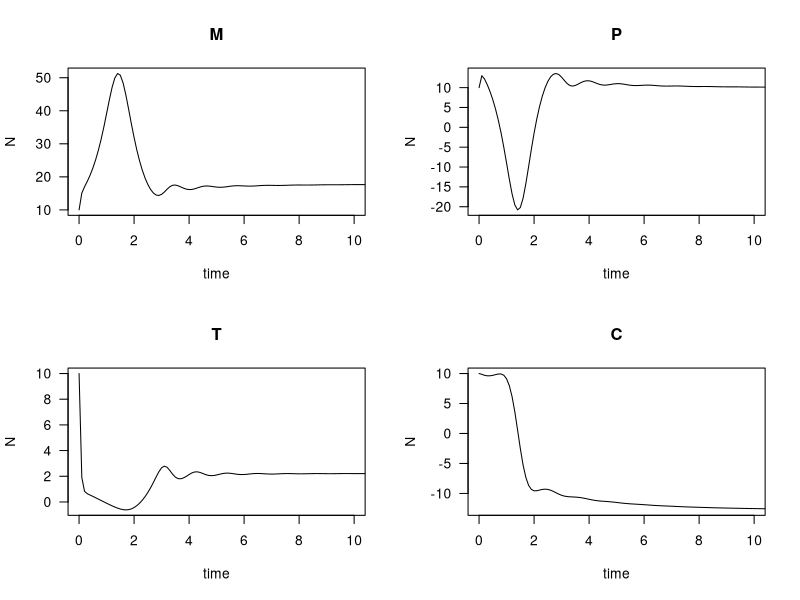
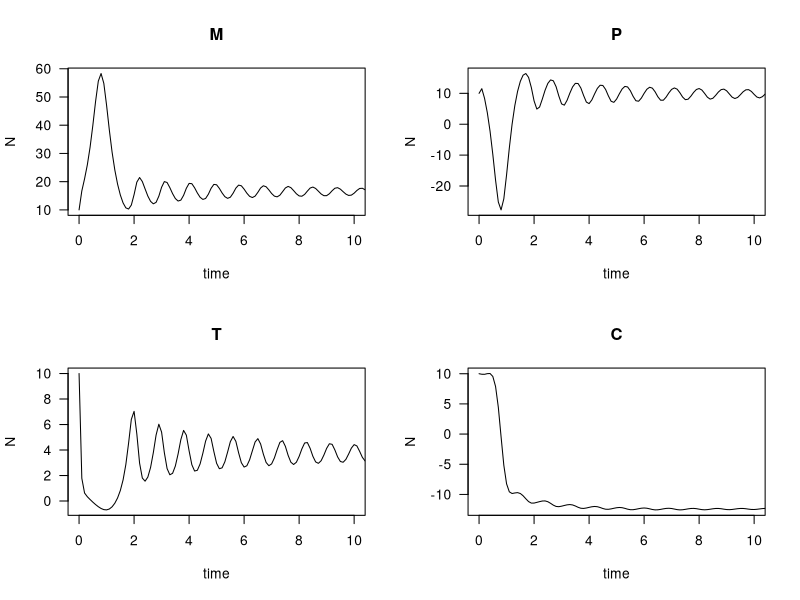

Generate these figures, in order, with R:
## ---- chunk 1
knitr::opts_chunk$set(echo = TRUE)
## ---- chunk 2
require(deSolve)

# Initial values
state <- c(M=10,P=10,T=10,C=10)
times <- seq(0,100,by=0.1)



# Parameters
parameters <- c(a = 0.1,g=0.8,r=1.0,d=0.44,s=0.49,K=10)


# Model
coral_model <- function(t,state,parameters){
  with(as.list(c(state,parameters)),{
    dM <- (a*M*C) -((P*M)/(M + T))+ (g*M*T)
    dC <- (r*T*C)-(d*C)-(a*M*C)
    dT <- ((P*M)/(M + T))-(g*M*T)-(r*T*C)+(d*C)
    dP <- (s*P)*(1-(P/K))
    list(c(dM,dC,dT,dP))   
  })}
## ---- chunk 3
# Solve model and plot results
out <- ode(y = state,times=times,func=coral_model,parms=parameters)
par(mfrow=c(1,1))
plot(out,ylab='N',xlab='time',las=1, xlim=c(0,10))
## ---- chunk 4
require(deSolve)

# Initial values
state <- c(M=10,P=10,T=10,C=10)
times <- seq(0,100,by=0.1)



# Parameters
parameters <- c(a = 0.2,g=0.8,r=1.0,d=0.44,s=0.49,K=10)


# Model
coral_model <- function(t,state,parameters){
  with(as.list(c(state,parameters)),{
    dM <- (a*M*C) -((P*M)/(M + T))+ (g*M*T)
    dC <- (r*T*C)-(d*C)-(a*M*C)
    dT <- ((P*M)/(M + T))-(g*M*T)-(r*T*C)+(d*C)
    dP <- (s*P)*(1-(P/K))
    list(c(dM,dC,dT,dP))   
  })}
out <- ode(y = state,times=times,func=coral_model,parms=parameters)
par(mfrow=c(1,1))
plot(out,ylab='N',xlab='time',las=1, xlim=c(0,10))
